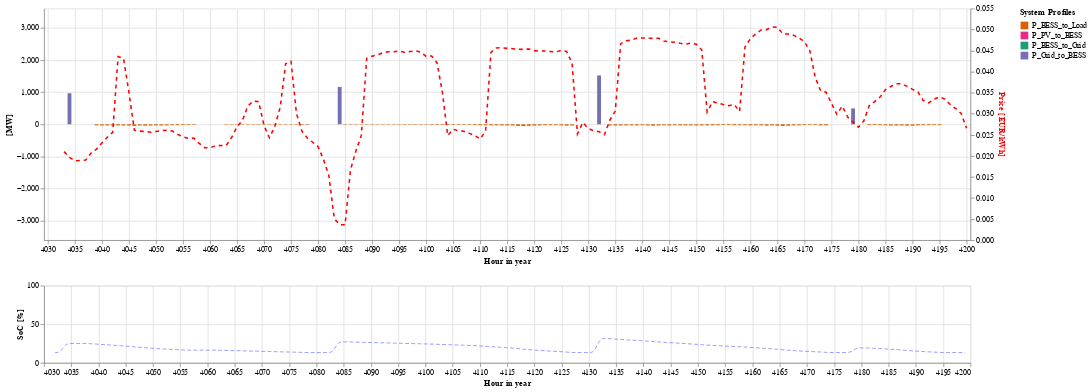

Write notebook code for a chart like this one.
### Code cell
base = alt.Chart(
    profile[(week)*168:(week + 1)*168],
    # title= alt.Title(
    #     'BESS flows & SoC',
    #     subtitle= f'P_PV: {p_solar} MW; P_BESS: {p_bess} MW; T_BESS: {t_bess} hr; E_BESS: {e_bess} MWh'
    # )
).encode(
    alt.X('Hour:Q', axis = alt.Axis(title = 'Hour in year', format= 'd')).scale(domain= (4030, 4200))
).properties(
    height= 300,
    width= 1200,
)
base2 = alt.Chart(data[week*168:(week + 1)*168]).encode(
    alt.X('Hour:Q', axis = alt.Axis(title = 'Hour in year', format= 'd')).scale(domain= (4030, 4200))
).properties(
    height= 300,
    width= 1200,
)

profile_curves = base.mark_bar().transform_fold(
    fold = [
        'P_BESS_to_Load',
        'P_PV_to_BESS',
        'P_BESS_to_Grid',
        'P_Grid_to_BESS',
        ],
    as_ = ['System Profiles', 'Legend']
).encode(
    alt.Y('Legend:Q', axis = alt.Axis(title = '[MW]')).scale(domain= (-3600, 3600)),
    alt.Color(
        'System Profiles:N',
        legend= alt.Legend(
            values= [
        'P_BESS_to_Load',
        'P_PV_to_BESS',
        'P_BESS_to_Grid',
        'P_Grid_to_BESS',
        ],
            #orient= 'right'
        )
    ).scale(
        scheme= 'dark2',
        #domain= (0, 50)
    ),
)
system = base2.mark_line(color = 'blue').encode(
    alt.Y(
        'Load',
        axis = alt.Axis(
            title = '[MW]',
            #titleColor = 'blue'
        )
    ).scale(domain= (-0.1, 8)),
)
price = base2.mark_line(color = 'red').encode(
    alt.Y(
        'Price',
        axis = alt.Axis(
            title = '',
            #titleColor = 'blue'
        )
    ).scale(domain= (-0.1, 80)),
)
co2 = base2.mark_line(color = 'green').encode(
    alt.Y(
        'CO_2_eq',
        axis = alt.Axis(
            title = '',
            #titleColor = 'blue'
        )
    )#.scale(domain= (-0.1, 80)),
)
soc = base.mark_line(size=0.5, color = 'blue', interpolate= 'basis', strokeDash=(5, 3)).encode(
    alt.Y(
        'SoC',
        axis = alt.Axis(
            title = 'SoC [%]',
            #titleColor = 'blue'
        )
    ).scale(domain= (0, 100)),
).properties(
    height= 100,
    width= 1200
)

#upper= alt.layer(profile_curves, price).resolve_axis('independent')
upper= alt.layer(
    profile_curves,
    price.mark_line(color= 'red', strokeDash= (5, 5)).encode(
        alt.Y('Price', axis=alt.Axis(title='Price [EUR/kWh]', titleColor='red'))
    ),
    # co2.mark_line(color= 'green', strokeDash= (5, 5)).encode(
    #     alt.Y('CO_2_eq', axis=alt.Axis(title='CO2eq Intensity of Electricity Production [gCO2eq/kWh]', titleColor='green')).scale(domain= (0.03, 0.04))
    # )
).resolve_scale(y= 'independent')
lower= soc
upper & lower

### Figure 1 — Vega-Lite specification as saved in the notebook (floating-point values rounded to 4 significant figures; data arrays with more than 128 entries replaced by an {"elided": "..."} marker saying what was removed)
{"config": {"view": {"continuousWidth": 300, "continuousHeight": 300}}, "vconcat": [{"layer": [{"data": {"name": "data-548dfe909804f041a6360e83bbf35572"}, "mark": {"type": "bar"}, "encoding": {"color": {"field": "System Profiles", "legend": {"values": ["P_BESS_to_Load", "P_PV_to_BESS", "P_BESS_to_Grid", "P_Grid_to_BESS"]}, "scale": {"scheme": "dark2"}, "type": "nominal"}, "x": {"axis": {"format": "d", "title": "Hour in year"}, "field": "Hour", "scale": {"domain": [4030, 4200]}, "type": "quantitative"}, "y": {"axis": {"title": "[MW]"}, "field": "Legend", "scale": {"domain": [-3600, 3600]}, "type": "quantitative"}}, "transform": [{"fold": ["P_BESS_to_Load", "P_PV_to_BESS", "P_BESS_to_Grid", "P_Grid_to_BESS"], "as": ["System Profiles", "Legend"]}]}, {"data": {"name": "data-acc9482c01c49cc659489dca6807f904"}, "mark": {"type": "line", "color": "red", "strokeDash": [5, 5]}, "encoding": {"x": {"axis": {"format": "d", "title": "Hour in year"}, "field": "Hour", "scale": {"domain": [4030, 4200]}, "type": "quantitative"}, "y": {"axis": {"title": "Price [EUR/kWh]", "titleColor": "red"}, "field": "Price", "type": "quantitative"}}}], "height": 300, "resolve": {"scale": {"y": "independent"}}, "width": 1200}, {"data": {"name": "data-548dfe909804f041a6360e83bbf35572"}, "mark": {"type": "line", "color": "blue", "interpolate": "basis", "size": 0.5, "strokeDash": [5, 3]}, "encoding": {"x": {"axis": {"format": "d", "title": "Hour in year"}, "field": "Hour", "scale": {"domain": [4030, 4200]}, "type": "quantitative"}, "y": {"axis": {"title": "SoC [%]"}, "field": "SoC", "scale": {"domain": [0, 100]}, "type": "quantitative"}}, "height": 100, "width": 1200}], "$schema": "https://vega.github.io/schema/vega-lite/v5.8.0.json", "datasets": {"data-548dfe909804f041a6360e83bbf35572": {"elided": "168 records"}, "data-acc9482c01c49cc659489dca6807f904": {"elided": "168 records"}}}
